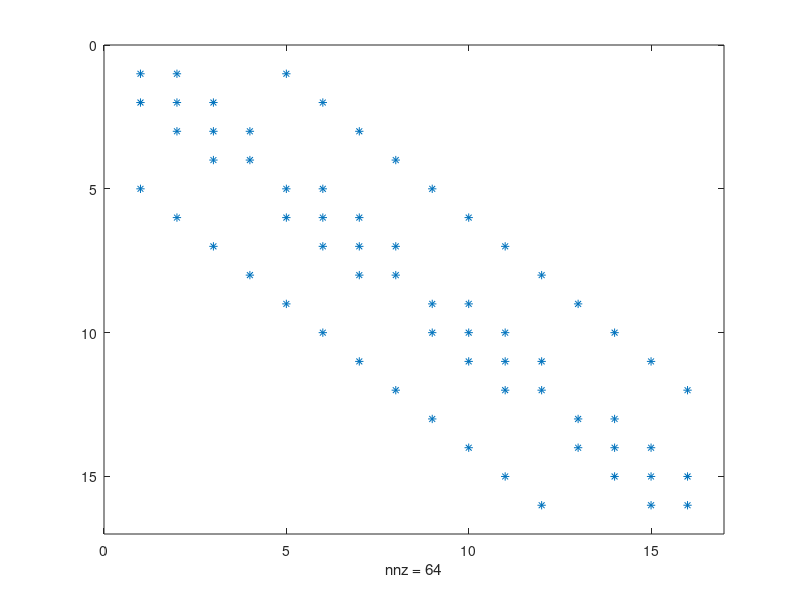

The MATLAB source for this figure: (Note: this script raises an error after producing the figure.)

% Change n, to increase matrix size
n = 4;

h = 1/(n+1);
h2=(n+1)*(n+1);

K1D = spdiags(ones(n,1)*[-1 2 -1],-1:1,n,n);  % 1d Poisson matrix
% subplot(2,3,4), spy(K1D)

I1D = speye(size(K1D));                       % 1d identity matrix
K2D = kron(K1D,I1D)+kron(I1D,K1D);            % 2d Poisson matrix (sparse format)
spy(K2D);

%save the matrix into file
save('matrix.mat', 'K2D');

%save a sparse matrix as a dense matrix
A = full(K2D);
save('matrix_dense.mat', 'A', '-ascii');

f2D = h^2*ones(n^2,1);                        % 2d right hand side
u2D = K2D\f2D;                                % exact solution
spy();
